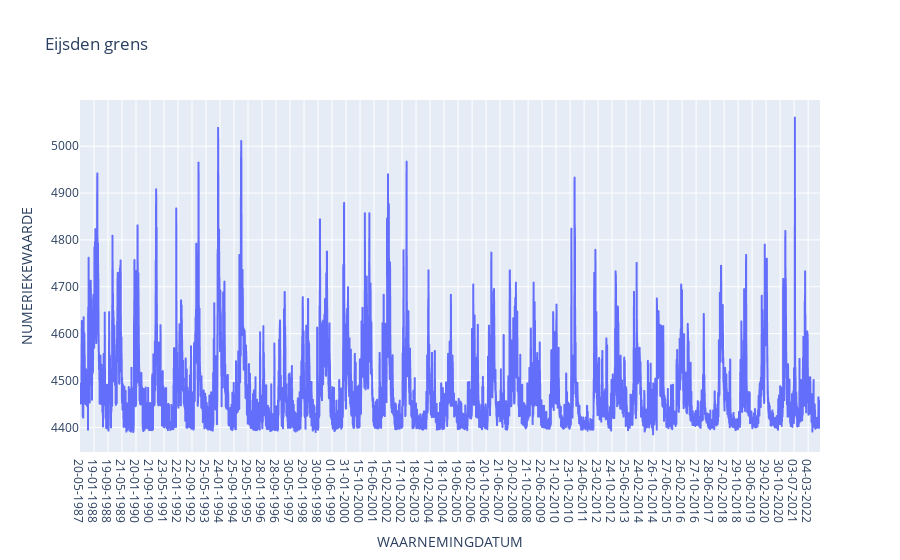
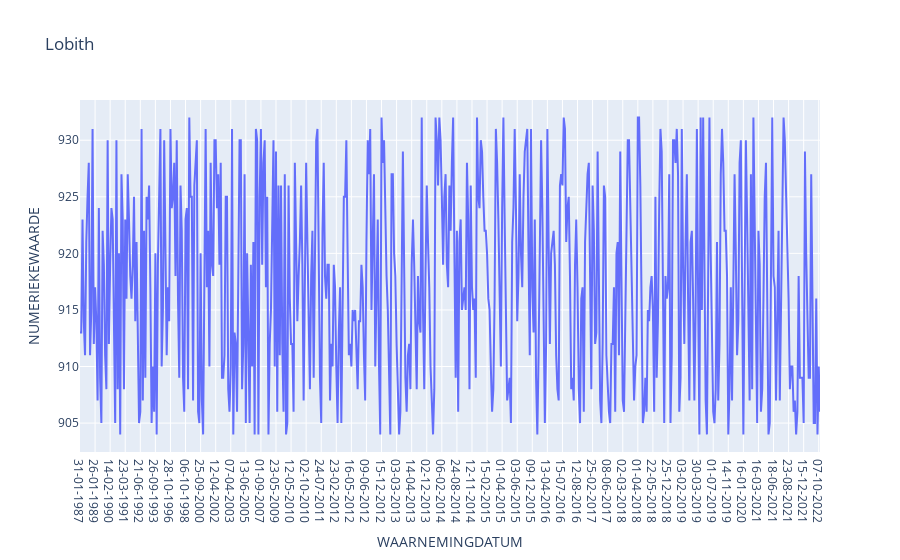

Source (notebook cell) for these figures, in order:
### Code cell
dataEijsden, locationName1 = data_cleaner(data=rawDataEijsden)
dataLobith, locationName2 = data_cleaner(data=rawDataLobith)


first_visual(data=dataEijsden,plotTitle=locationName1)
first_visual(data=dataLobith,plotTitle=locationName2)

### Figure 1 — Plotly figure (JSON) as saved in the notebook; plotly's stock layout.template omitted (floating-point values rounded to 4 significant figures; data arrays with more than 128 entries replaced by an {"elided": "..."} marker saying what was removed)
{"data": [{"hovertemplate": "WAARNEMINGDATUM=%{x}<br>NUMERIEKEWAARDE=%{y}<extra></extra>", "legendgroup": "", "line": {"color": "#636efa", "dash": "solid"}, "marker": {"symbol": "circle"}, "mode": "lines", "name": "", "showlegend": false, "type": "scattergl", "x": {"elided": "12896 str values"}, "xaxis": "x", "y": {"elided": "12896 int values"}, "yaxis": "y"}], "layout": {"legend": {"tracegroupgap": 0}, "title": {"text": "Eijsden grens"}, "xaxis": {"anchor": "y", "domain": [0, 1], "title": {"text": "WAARNEMINGDATUM"}}, "yaxis": {"anchor": "x", "domain": [0, 1], "title": {"text": "NUMERIEKEWAARDE"}}}}

### Figure 2 — Plotly figure (JSON) as saved in the notebook; plotly's stock layout.template omitted (floating-point values rounded to 4 significant figures; data arrays with more than 128 entries replaced by an {"elided": "..."} marker saying what was removed)
{"data": [{"hovertemplate": "WAARNEMINGDATUM=%{x}<br>NUMERIEKEWAARDE=%{y}<extra></extra>", "legendgroup": "", "line": {"color": "#636efa", "dash": "solid"}, "marker": {"symbol": "circle"}, "mode": "lines", "name": "", "orientation": "v", "showlegend": false, "type": "scatter", "x": {"elided": "590 str values"}, "xaxis": "x", "y": {"elided": "590 int values"}, "yaxis": "y"}], "layout": {"legend": {"tracegroupgap": 0}, "title": {"text": "Lobith"}, "xaxis": {"anchor": "y", "domain": [0, 1], "title": {"text": "WAARNEMINGDATUM"}}, "yaxis": {"anchor": "x", "domain": [0, 1], "title": {"text": "NUMERIEKEWAARDE"}}}}
